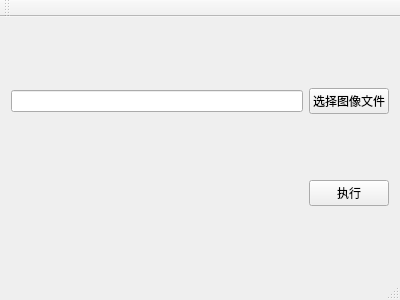
<?xml version="1.0" encoding="UTF-8"?>
<ui version="4.0">
 <class>MainWindow</class>
 <widget class="QMainWindow" name="MainWindow">
  <property name="geometry">
   <rect>
    <x>0</x>
    <y>0</y>
    <width>400</width>
    <height>300</height>
   </rect>
  </property>
  <property name="windowTitle">
   <string>MainWindow</string>
  </property>
  <widget class="QWidget" name="centralWidget">
   <layout class="QVBoxLayout" name="verticalLayout">
    <item>
     <layout class="QHBoxLayout" name="horizontalLayout">
      <item>
       <widget class="QLineEdit" name="imageFileName"/>
      </item>
      <item>
       <widget class="QPushButton" name="imageFileNameButton">
        <property name="text">
         <string>选择图像文件</string>
        </property>
       </widget>
      </item>
     </layout>
    </item>
    <item>
     <layout class="QHBoxLayout" name="horizontalLayout_2">
      <item>
       <spacer name="horizontalSpacer">
        <property name="orientation">
         <enum>Qt::Horizontal</enum>
        </property>
        <property name="sizeHint" stdset="0">
         <size>
          <width>40</width>
          <height>20</height>
         </size>
        </property>
       </spacer>
      </item>
      <item>
       <widget class="QPushButton" name="callButton">
        <property name="text">
         <string>执行</string>
        </property>
       </widget>
      </item>
     </layout>
    </item>
   </layout>
  </widget>
  <widget class="QMenuBar" name="menuBar">
   <property name="geometry">
    <rect>
     <x>0</x>
     <y>0</y>
     <width>400</width>
     <height>22</height>
    </rect>
   </property>
  </widget>
  <widget class="QToolBar" name="mainToolBar">
   <attribute name="toolBarArea">
    <enum>TopToolBarArea</enum>
   </attribute>
   <attribute name="toolBarBreak">
    <bool>false</bool>
   </attribute>
  </widget>
  <widget class="QStatusBar" name="statusBar"/>
 </widget>
 <layoutdefault spacing="6" margin="11"/>
 <resources/>
 <connections/>
</ui>
